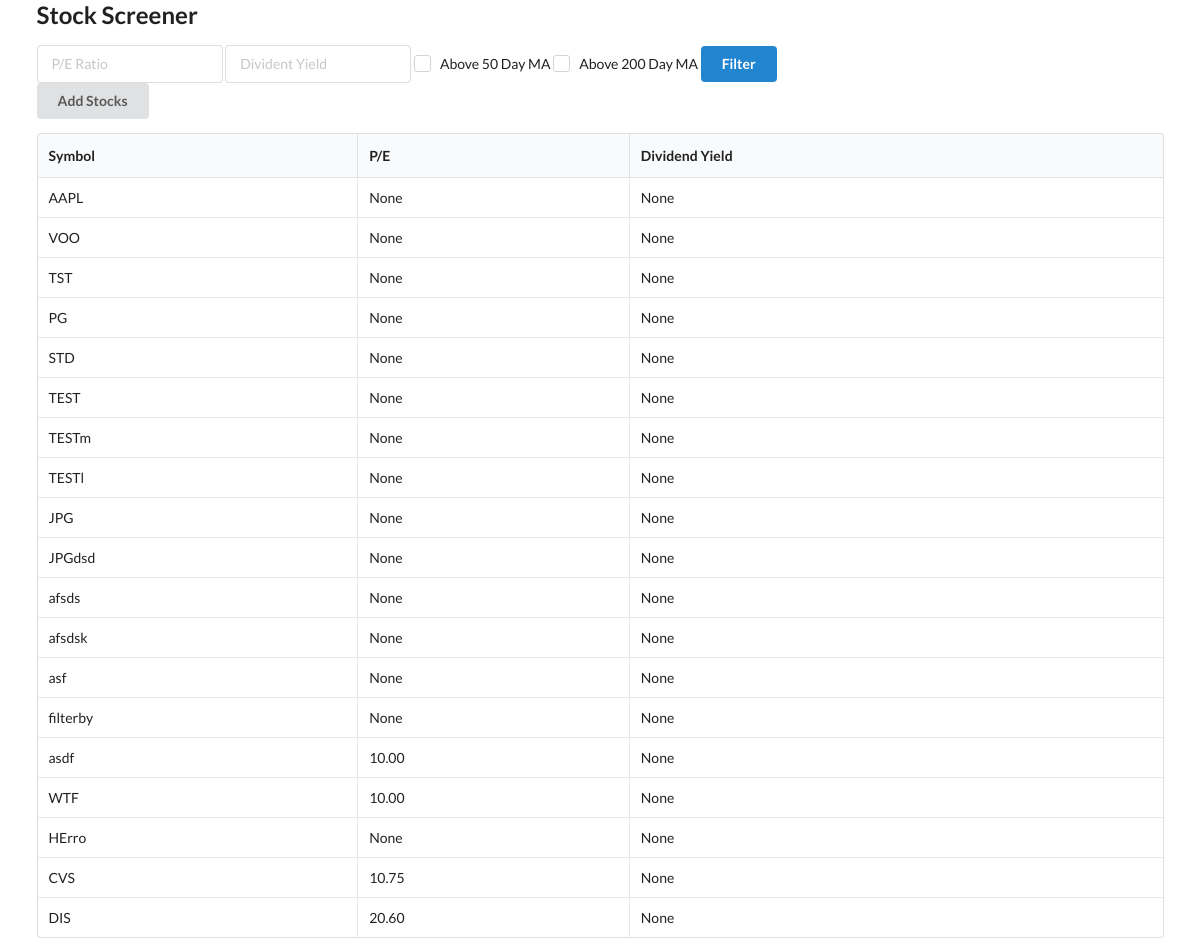
Before: / with the older database file.
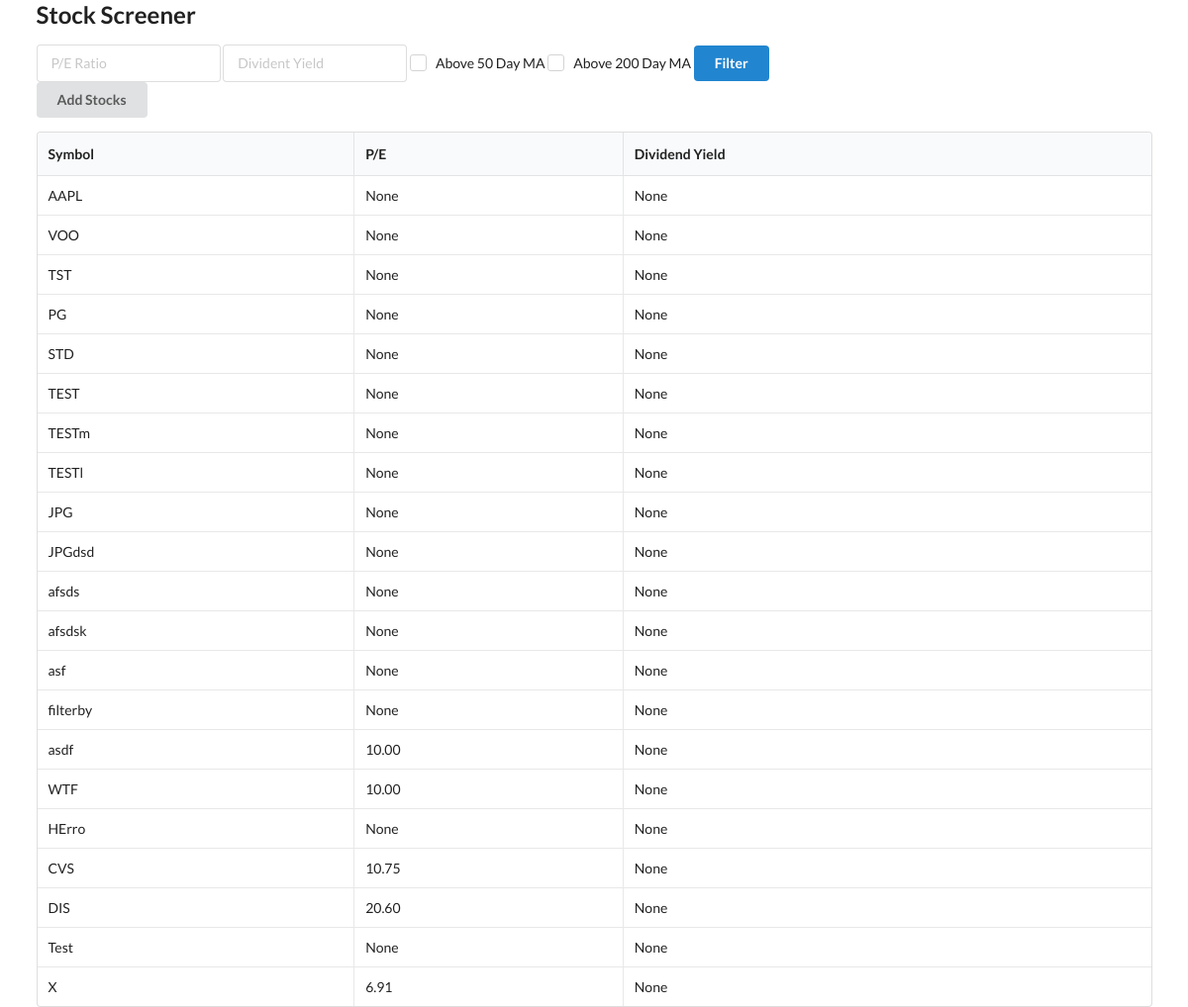
After: the same page with the newer database file.
### models.py (models this page shows)
class Stock(Base):
    __tablename__ = "stocks"
    id = Column(Integer, primary_key=True, index=True)
    symbol = Column(String, unique=True, index=True)
    price = Column(Numeric(10, 2))
    forward_pe = Column(Numeric(10, 2))
    forward_eps = Column(Numeric(10, 2))
    divident_yield = Column(Numeric(10, 2))
    ma50 = Column(Numeric(10, 2))
    ma200 = Column(Numeric(10, 2))

### main.py (the view)
@app.get("/")
def dashboard(request: Request, db: Session = Depends(get_db)):
    stocks = db.query(Stock).all()
    print(stocks)
    return templates.TemplateResponse("dashboard.html", {"request": request, "stocks": stocks } )

### templates/dashboard.html (shortened to what this page needs)
{% extends "layout.html" %} {% block content %}
<div class="ui input">
  <input type="text" placeholder="P/E Ratio" />
</div>
<div class="ui input">
  <input type="text" placeholder="Divident Yield" />
</div>
<div class="ui checkbox">
  <label>Above 50 Day MA</label>
</div>
<div class="ui checkbox">
  <label>Above 200 Day MA</label>
</div>
<button class="ui button primary">Filter</button>
<div>
  <button id="add_stocks" class="ui button">Add Stocks</button>
</div>
<table class="ui celled table">
  <thead>
    <tr>
      <th>Symbol</th>
      <th>P/E</th>
      <th>Dividend Yield</th>
    </tr>
  </thead>
  <tbody>
    {% for stock in stocks %}
    <tr>
      <td>{{ stock.symbol }}</td>
      <td>{{ stock.forward_pe }}</td>
      <td>{{ stock.divident_yield }}</td>
    </tr>
    {% endfor %}
  </tbody>
</table>
{% endblock %}

### templates/layout.html (shortened to what this page needs)
<html>
  <head>
    <link
      rel="stylesheet"
      href="https://cdn.jsdelivr.net/npm/semantic-ui@2.4.2/dist/semantic.min.css"
    />
  </head>
  <body>
    <div class="ui container">
      <h2>Stock Screener</h2>
      {% block content %} {% endblock %}
    </div>
  </body>
</html>

Changed rows visible on the page:
added Stock: symbol "Test", forward_pe "None", divident_yield "None"
added Stock: symbol "X", forward_pe "6.91", divident_yield "None"
